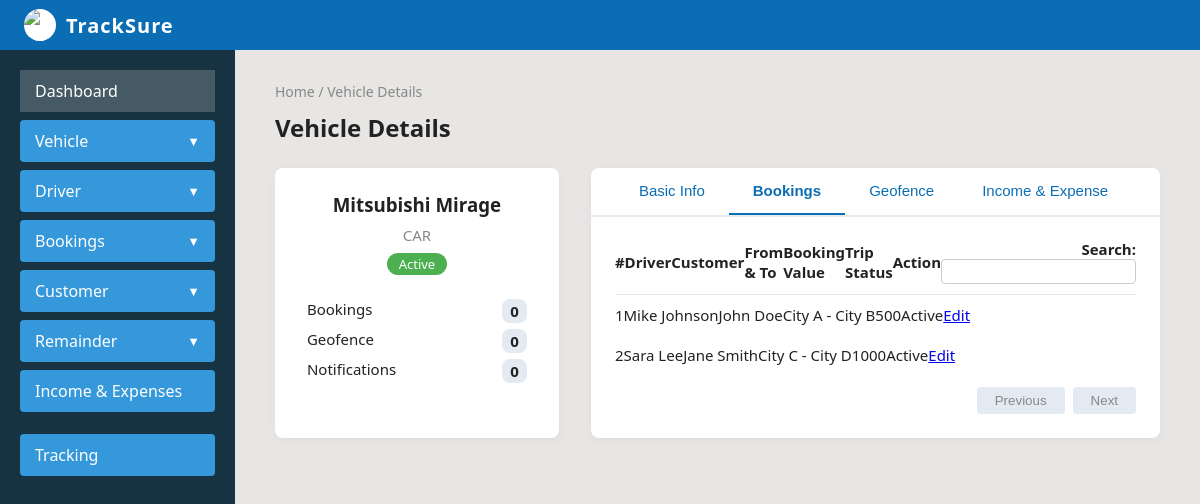
Screenshot of /fleet/bookings2/ with the database file from the repository.
### app/models.py (models this page shows, shortened)
class Bookings(models.Model):
    BookId = models.AutoField(primary_key=True)
    CusID = models.ForeignKey(Customer, on_delete=models.CASCADE)
    VehicleID = models.ForeignKey(Vehicle, on_delete=models.CASCADE)
    DriverID = models.ForeignKey(Driver, on_delete=models.CASCADE)
    TripType = models.CharField(max_length=255)
    StartLocation = models.CharField(max_length=255)
    EndLocation = models.CharField(max_length=255)
    ApproxKM = models.IntegerField()
    StartDate = models.DateField()
    EndDate = models.DateField()
    TotalAmount = models.IntegerField()
    STATUS_CHOICES = [
        ('Active', 'Active'),
        ('Inactive', 'Inactive'),
    ]
    Status = models.CharField(max_length=8, choices=STATUS_CHOICES)

class Driver(models.Model):
    DriverID = models.AutoField(primary_key=True)
    Name = models.CharField(max_length=255)
    MobileNo = models.IntegerField()
    LicenseNo = models.CharField(max_length=255)
    LicenseExpDate = models.DateField()
    DateOfJoining = models.DateField()
    TotalExperience = models.IntegerField()
    Address = models.CharField(max_length=255)
    Age = models.IntegerField(blank=True, null=True)
    ReferenceNotes = models.CharField(max_length=255, blank=True, null=True)
    STATUS_CHOICES = [
        ('Active', 'Active'),
        ('Inactive', 'Inactive'),
    ]
    Status = models.CharField(max_length=8, choices=STATUS_CHOICES)

class Customer(models.Model):
    CusID = models.AutoField(primary_key=True)
    CusName = models.CharField(max_length=50)
    MobileNo = models.IntegerField()
    Email = models.CharField(max_length=50)
    Address = models.CharField(max_length=255)

### fleet/views.py (the view)
# urls.py: path("bookings2/",views.bookings2,name="bookings2"),
def bookings2(request):
    bookings = Bookings.objects.all()
    return render(request, "bookings2.html", {'bookings': bookings})

### app/templates/bookings2.html
{% extends 'base.html'%}
{% load static %}
{% block content %}
<link rel="stylesheet" href="{% static 'bookings2.css' %}">
    <main>
      <div class="breadcrumb">
        Home / Vehicle Details
      </div>
      <h2>Vehicle Details</h2>
      <div class="vehicle-details-container">
        <div class="vehicle-card">
          <h3>Mitsubishi Mirage</h3>
          <div class="vehicle-type">CAR</div>
          <div class="status active">Active</div>
          <div class="vehicle-stats">
            <div>Bookings <span>0</span></div>
            <div>Geofence <span>0</span></div>
            <div>Notifications <span>0</span></div>
          </div>
        </div>
        <div class="vehicle-tabs">
          <div class="tabs">
            <button>Basic Info</button>
            <button class="active">Bookings</button>
            <button>Geofence</button>
            <button>Income & Expense</button>
          </div>
          <div class="tab-content">
            <div class="table-header">
              <span>#</span>
              <span>Driver</span>
              <span>Customer</span>
              <span>From & To</span>
              <span>Booking Value</span>
              <span>Trip Status</span>
              <span>Action</span>
              <span class="search">
                Search: <input type="text">
              </span>
            </div>
            {% if bookings %}
                {% for booking in bookings %}
                <div class="table-row">
                    <span>{{ forloop.counter }}</span>
                    <span>{{ booking.DriverID.Name }}</span>
                    <span>{{ booking.CusID.CusName }}</span>
                    <span>{{ booking.StartLocation }} - {{ booking.EndLocation }}</span>
                    <span>{{ booking.TotalAmount }}</span>
                    <span>{{ booking.Status }}</span>
                    <span><a href="#">Edit</a></span>
                </div>
                {% endfor %}
            {% else %}
                <div class="table-row no-data">
                    No data available in table
                </div>
            {% endif %}
            <div class="table-footer">
              <button disabled>Previous</button>
              <button disabled>Next</button>
            </div>
          </div>
        </div>
      </div>
    </main>
{% endblock %}

### app/static/bookings2.css (style rules this page uses)
body { margin: 0; font-family: 'Segoe UI', Arial, sans-serif; background: #f6fbfd; color: #222; }
main { flex: 1; padding: 32px 40px; }
.breadcrumb { color: #888; font-size: 14px; margin-bottom: 10px; }
h2 { margin-top: 0; margin-bottom: 24px; }
.vehicle-details-container { display: flex; gap: 32px; }
.vehicle-card { background: #fff; border-radius: 8px; box-shadow: 0 2px 8px rgba(0,0,0,0.04); padding: 24px 32px; min-width: 220px; display: flex; flex-direction: column; align-items: center; }
.vehicle-card h3 { margin: 0 0 8px 0; }
.vehicle-type { color: #888; font-size: 15px; margin-bottom: 8px; }
.status.active { background: #4caf50; color: #fff; padding: 2px 12px; border-radius: 12px; font-size: 13px; margin-bottom: 16px; }
.vehicle-stats { width: 100%; margin-top: 8px; }
.vehicle-stats div { display: flex; justify-content: space-between; margin-bottom: 6px; font-size: 15px; }
.vehicle-stats span { background: #e3eaf1; border-radius: 8px; padding: 2px 8px; font-weight: bold; }
.vehicle-tabs { flex: 1; background: #fff; border-radius: 8px; box-shadow: 0 2px 8px rgba(0,0,0,0.04); padding: 0 0 24px 0; }
.tabs { display: flex; border-bottom: 2px solid #e3eaf1; padding: 0 24px; margin-bottom: 12px; }
.tabs button { background: none; border: none; padding: 14px 24px; font-size: 15px; cursor: pointer; color: #0b6eb4; border-bottom: 2px solid transparent; transition: border 0.2s, color 0.2s; }
.tabs button.active, .tabs button:hover { border-bottom: 2px solid #0b6eb4; color: #0b6eb4; font-weight: bold; }
.tab-content { padding: 0 24px; }
.table-header, .table-row { display: flex; align-items: center; padding: 10px 0; font-size: 15px; }
.table-header { font-weight: bold; border-bottom: 1px solid #e3eaf1; }
.table-header span { flex: 1; }
.table-header .search { flex: 2; text-align: right; }
.table-header input[type="text"] { padding: 4px 8px; border: 1px solid #ccc; border-radius: 4px; }
.table-footer { display: flex; justify-content: flex-end; gap: 8px; margin-top: 12px; }
.table-footer button { padding: 6px 18px; border: none; border-radius: 4px; background: #e3eaf1; color: #888; cursor: not-allowed; }

### app/templates/base.html (style rules this page uses)
body, .dashboard-container { background-color: #e7e6e4; }

### rows the page displays
Bookings: DriverID.Name "Mike Johnson", CusID.CusName "John Doe", StartLocation "City A", EndLocation "City B", TotalAmount "500", Status "Active"
Bookings: DriverID.Name "Sara Lee", CusID.CusName "Jane Smith", StartLocation "City C", EndLocation "City D", TotalAmount "1000", Status "Active"
